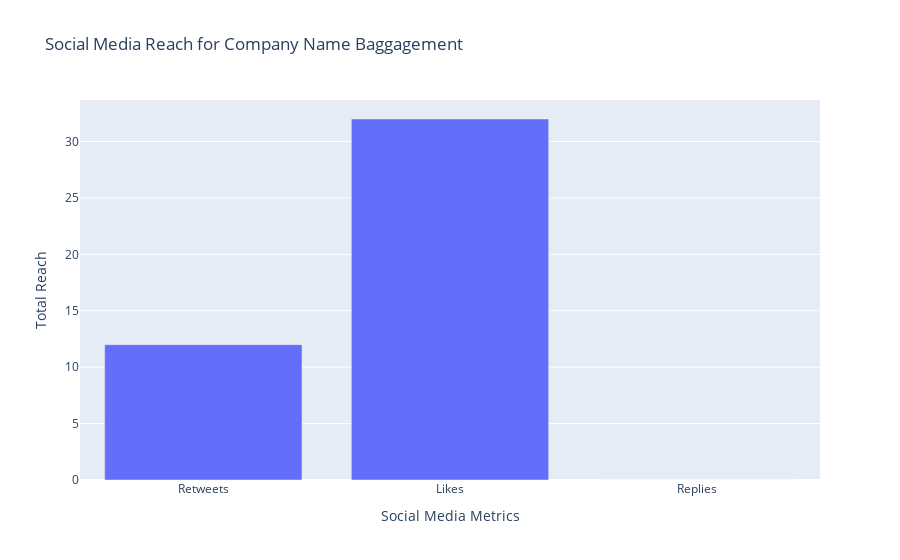

Write notebook code for a chart like this one.
### Code cell
output = widgets.Output()

# Define a function to handle the dropdown change event
def on_dropdown_change(change):
    with output:
        output.clear_output()
        generate_dashboard(change.new)

# Attach the on_dropdown_change function to the dropdown widget
company_dropdown.observe(on_dropdown_change, names='value')

# Display the dropdown widget and the output widget
display(company_dropdown)
display(output)

# Generate the initial dashboard
generate_dashboard(company_dropdown.value)

### Figure 1 — Plotly figure (JSON) as saved in the notebook; plotly's stock layout.template omitted (floating-point values rounded to 4 significant figures)
{"data": [{"alignmentgroup": "True", "hovertemplate": "Social Media Metrics=%{x}<br>Total Reach=%{y}<extra></extra>", "legendgroup": "", "marker": {"color": "#636efa", "pattern": {"shape": ""}}, "name": "", "offsetgroup": "", "orientation": "v", "showlegend": false, "textposition": "auto", "type": "bar", "x": ["Retweets", "Likes", "Replies"], "xaxis": "x", "y": [12, 32, 0], "yaxis": "y"}], "layout": {"barmode": "relative", "legend": {"tracegroupgap": 0}, "title": {"text": "Social Media Reach for Company Name Baggagement"}, "xaxis": {"anchor": "y", "domain": [0, 1], "title": {"text": "Social Media Metrics"}}, "yaxis": {"anchor": "x", "domain": [0, 1], "title": {"text": "Total Reach"}}}}
